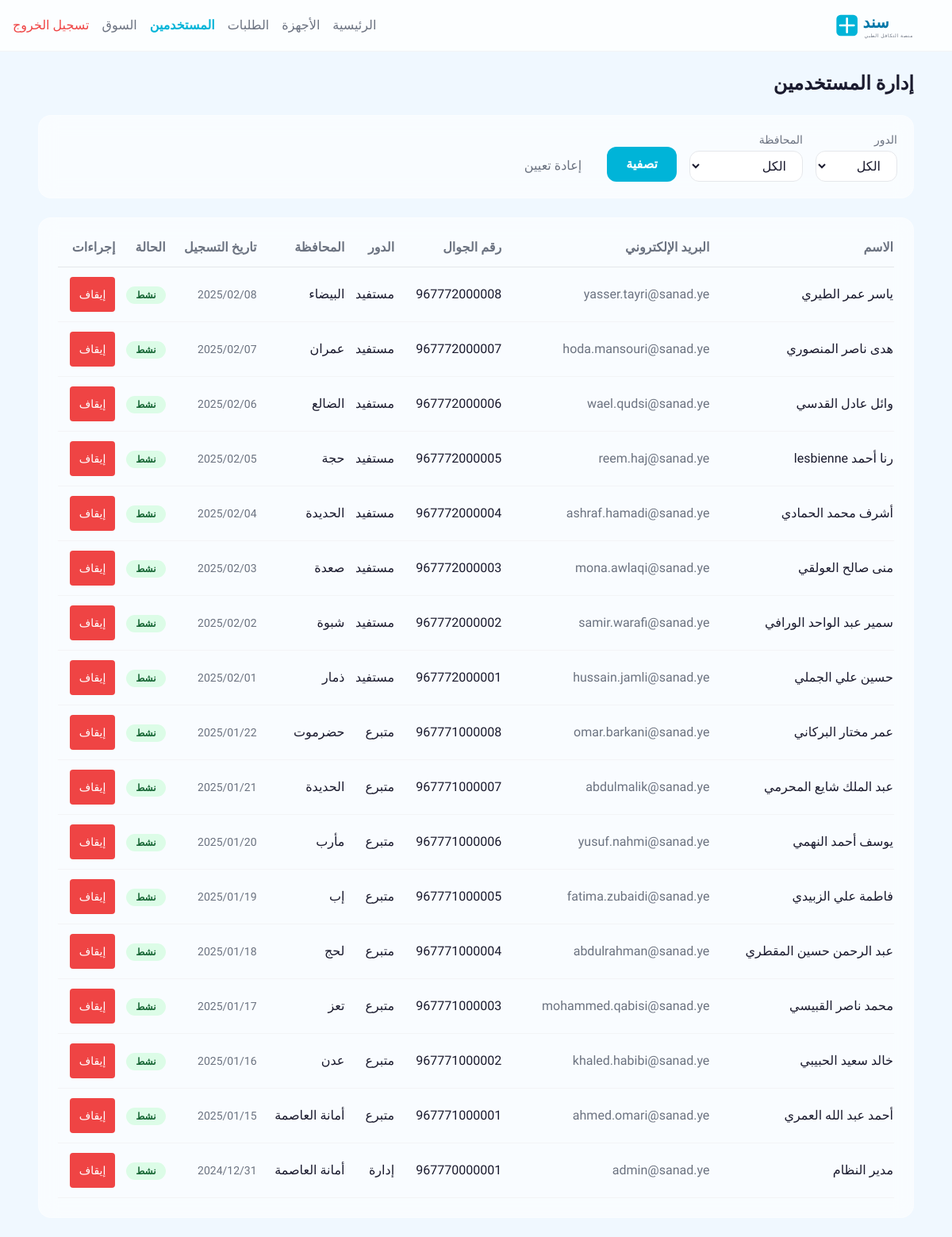
The page /admin/users.php (signed in) on the database its author committed.
### tables this page shows
CREATE TABLE `users` (
  `id` int(10) UNSIGNED NOT NULL,
  `full_name` varchar(100) NOT NULL,
  `phone` varchar(20) NOT NULL,
  `email` varchar(150) NOT NULL,
  `password_hash` varchar(255) NOT NULL,
  `role` enum('beneficiary','donor','admin') NOT NULL DEFAULT 'beneficiary',
  `governorate` varchar(50) NOT NULL,
  `district` varchar(100) NOT NULL,
  `is_active` tinyint(1) NOT NULL DEFAULT 1,
  `created_at` timestamp NOT NULL DEFAULT current_timestamp()
);

### includes/functions.php (called while the page is built, shortened)
<?php
function getYemenGovernorates(): array {
    return [
        'amanat_al_asimah' => 'أمانة العاصمة',
        'aden'             => 'عدن',
        'taiz'             => 'تعز',
        'al_hudaydah'      => 'الحديدة',
        'hadramawt'        => 'حضرموت',
        'dhamar'           => 'ذمار',
        'shabwah'          => 'شبوة',
        'al_mahwit'        => 'المحويت',
        'saada'            => 'صعدة',
        'hajjah'           => 'حجة',
        'ibb'              => 'إب',
        'lahij'            => 'لحج',
        'marib'            => 'مأرب',
        'ad_dali'          => 'الضالع',
        'amran'            => 'عمران',
        'al_bayda'         => 'البيضاء',
        'al_mahrah'        => 'المهرة',
        'raymah'           => 'ريمة',
        'al_jawf'          => 'الجوف',
        'socotra'          => 'سقطرى',
        'abyan'            => 'أبين',
    ];
}

### includes/auth.php (called while the page is built, shortened)
<?php
require_once __DIR__ . '/functions.php';
function isLoggedIn(): bool {
    return isset($_SESSION['user_id']);
}
function getCurrentUser(): ?array {
    global $pdo;
    $stmt = $pdo->prepare("SELECT * FROM users WHERE id = ? AND is_active = 1");
    $stmt->execute([$_SESSION['user_id']]);
    $user = $stmt->fetch();
    return $user ?: null;
}
function requireRole(string $role, string $redirectUrl = 'login.php?error=unauthorized'): void {
    $user = getCurrentUser();
}

### admin/users.php (the view, shortened to what this page needs)
<?php
require_once __DIR__ . '/../includes/db.php';
require_once __DIR__ . '/../includes/functions.php';
require_once __DIR__ . '/../includes/auth.php';
requireRole('admin', '../login.php?error=unauthorized');
$currentUser = getCurrentUser();
$sql = "SELECT * FROM users";
$params = [];
$sql .= " ORDER BY created_at DESC";
$stmt = $pdo->prepare($sql);
$stmt->execute($params);
$users = $stmt->fetchAll();
$governorates = getYemenGovernorates();
$roleLabels = [
    'beneficiary' => 'مستفيد',
    'donor' => 'متبرع',
    'admin' => 'إدارة',
];
?><!DOCTYPE html>
<html dir="rtl" lang="ar">
<head>
  <script src="https://cdn.tailwindcss.com"></script>
  <link rel="stylesheet" href="../assets/css/style.css">
</head>
<body class="font-tajawal bg-bg text-text-dark min-h-screen">
<nav class="sticky top-0 z-50 bg-white/80 backdrop-blur-md border-b border-gray-100">
  <div class="max-w-7xl mx-auto px-4 h-16 flex items-center justify-between">
    <a href="../index.php"><img src="../assets/images/logo.svg" alt="سند" class="h-10"></a>
    <div class="flex gap-4 items-center">
      <a href="index.php" class="text-text-muted hover:text-primary transition">الرئيسية</a>
      <a href="listings.php" class="text-text-muted hover:text-primary transition">الأجهزة</a>
      <a href="requests.php" class="text-text-muted hover:text-primary transition">الطلبات</a>
      <a href="users.php" class="text-primary font-semibold transition">المستخدمين</a>
      <a href="../marketplace.php" class="text-text-muted hover:text-primary transition">السوق</a>
      <a href="../logout.php" class="text-red-500 hover:text-red-700 transition">تسجيل الخروج</a>
    </div>
  </div>
</nav>
<div class="max-w-6xl mx-auto p-6 fade-in">
  <div class="flex items-center justify-between mb-6">
    <h1 class="text-2xl font-bold">إدارة المستخدمين</h1>
  </div>
  <div class="glass rounded-2xl p-5 mb-6">
    <form method="GET" class="flex flex-wrap gap-4 items-end">
      <div>
        <label class="block text-text-muted text-sm mb-1">الدور</label>
        <select name="role" autocomplete="off" class="border border-gray-200 rounded-xl px-4 py-2 bg-white focus:outline-none focus:border-primary">
          <option value="">الكل</option>
        </select>
      </div>
      <div>
        <label class="block text-text-muted text-sm mb-1">المحافظة</label>
        <select name="governorate" autocomplete="off" class="border border-gray-200 rounded-xl px-4 py-2 bg-white focus:outline-none focus:border-primary">
          <option value="">الكل</option>
        </select>
      </div>
      <button type="submit" class="bg-primary hover:bg-primary-dark text-white px-6 py-2 rounded-xl font-semibold transition min-h-[44px]">تصفية</button>
      <a href="users.php" class="text-text-muted hover:text-primary transition px-4 py-2">إعادة تعيين</a>
    </form>
  </div>
  <div class="glass rounded-2xl p-6 overflow-x-auto">
    <?php if (empty($users)): ?>
      <div class="text-center py-12">
        <p class="text-text-muted text-lg">لا يوجد مستخدمين</p>
      </div>
    <?php else: ?>
      <table class="w-full text-right">
        <thead>
          <tr class="border-b border-gray-200">
            <th class="pb-3 font-semibold text-text-muted">الاسم</th>
            <th class="pb-3 font-semibold text-text-muted">البريد الإلكتروني</th>
            <th class="pb-3 font-semibold text-text-muted">رقم الجوال</th>
            <th class="pb-3 font-semibold text-text-muted">الدور</th>
            <th class="pb-3 font-semibold text-text-muted">المحافظة</th>
            <th class="pb-3 font-semibold text-text-muted">تاريخ التسجيل</th>
            <th class="pb-3 font-semibold text-text-muted">الحالة</th>
            <th class="pb-3 font-semibold text-text-muted">إجراءات</th>
          </tr>
        </thead>
        <tbody>
          <?php foreach ($users as $u): ?>
            <tr class="border-b border-gray-100 hover:bg-white/50 transition">
              <td class="py-3 font-medium"><?= htmlspecialchars($u['full_name']) ?></td>
              <td class="py-3 text-text-muted"><?= htmlspecialchars($u['email']) ?></td>
              <td class="py-3"><?= htmlspecialchars($u['phone']) ?></td>
              <td class="py-3"><?= $roleLabels[$u['role']] ?? $u['role'] ?></td>
              <td class="py-3"><?= $governorates[$u['governorate']] ?? $u['governorate'] ?></td>
              <td class="py-3 text-text-muted text-sm"><?= date('Y/m/d', strtotime($u['created_at'])) ?></td>
              <td class="py-3">
                <span class="px-3 py-1 rounded-full text-xs font-semibold <?= $u['is_active'] ? 'bg-green-100 text-green-800' : 'bg-red-100 text-red-800' ?>">
                  <?= $u['is_active'] ? 'نشط' : 'موقوف' ?>
                </span>
              </td>
              <td class="py-3">
                <form method="POST" style="display:inline">
                  <button type="submit" class="<?= $u['is_active'] ? 'bg-red-500' : 'bg-green-500' ?> text-white px-3 py-1 rounded text-sm min-h-[44px]" <?= ($u['id'] == $currentUser['id']) ? 'disabled' : '' ?>><?= $u['is_active'] ? 'إيقاف' : 'تفعيل' ?></button>
                </form>
              </td>
            </tr>
          <?php endforeach; ?>
        </tbody>
      </table>
    <?php endif; ?>
  </div>
</div>
</body>
</html>

### assets/css/style.css (style rules this page uses)
:root { --tw-color-primary: #00B4D8; --tw-color-primary-dark: #0077A8; --tw-color-secondary: #90E0EF; --tw-color-accent: #CAF0F8; --tw-color-bg: #F0F8FF; --tw-color-text-dark: #1A1A2E; --tw-color-text-muted: #6B7280; }
body { font-family: 'Tajawal', sans-serif; direction: rtl; text-align: right; }
.glass { background: rgba(255, 255, 255, 0.6); backdrop-filter: blur(12px); -webkit-backdrop-filter: blur(12px); border: 1px solid rgba(255, 255, 255, 0.3); }
.fade-in { animation: fadeIn 0.4s ease-in; }
a, button { transition: color 0.2s ease, background-color 0.2s ease, box-shadow 0.2s ease, transform 0.2s ease; }
input, select, textarea { font-size: 16px; }

### rows shown on the page
users: full_name "ياسر عمر الطيري", email "yasser.tayri@sanad.ye", phone "967772000008", role "مستفيد", governorate "البيضاء", created_at "2025/02/08", is_active "نشط"
users: full_name "هدى ناصر المنصوري", email "hoda.mansouri@sanad.ye", phone "967772000007", role "مستفيد", governorate "عمران", created_at "2025/02/07", is_active "نشط"
users: full_name "وائل عادل القدسي", email "wael.qudsi@sanad.ye", phone "967772000006", role "مستفيد", governorate "الضالع", created_at "2025/02/06", is_active "نشط"
users: full_name "رنا أحمد lesbienne", email "reem.haj@sanad.ye", phone "967772000005", role "مستفيد", governorate "حجة", created_at "2025/02/05", is_active "نشط"
users: full_name "أشرف محمد الحمادي", email "ashraf.hamadi@sanad.ye", phone "967772000004", role "مستفيد", governorate "الحديدة", created_at "2025/02/04", is_active "نشط"
users: full_name "منى صالح العولقي", email "mona.awlaqi@sanad.ye", phone "967772000003", role "مستفيد", governorate "صعدة", created_at "2025/02/03", is_active "نشط"
users: full_name "سمير عبد الواحد الورافي", email "samir.warafi@sanad.ye", phone "967772000002", role "مستفيد", governorate "شبوة", created_at "2025/02/02", is_active "نشط"
users: full_name "حسين علي الجملي", email "hussain.jamli@sanad.ye", phone "967772000001", role "مستفيد", governorate "ذمار", created_at "2025/02/01", is_active "نشط"
users: full_name "عمر مختار البركاني", email "omar.barkani@sanad.ye", phone "967771000008", role "متبرع", governorate "حضرموت", created_at "2025/01/22", is_active "نشط"
users: full_name "عبد الملك شايع المحرمي", email "abdulmalik@sanad.ye", phone "967771000007", role "متبرع", governorate "الحديدة", created_at "2025/01/21", is_active "نشط"
users: full_name "يوسف أحمد النهمي", email "yusuf.nahmi@sanad.ye", phone "967771000006", role "متبرع", governorate "مأرب", created_at "2025/01/20", is_active "نشط"
users: full_name "فاطمة علي الزبيدي", email "fatima.zubaidi@sanad.ye", phone "967771000005", role "متبرع", governorate "إب", created_at "2025/01/19", is_active "نشط"
users: full_name "عبد الرحمن حسين المقطري", email "abdulrahman@sanad.ye", phone "967771000004", role "متبرع", governorate "لحج", created_at "2025/01/18", is_active "نشط"
users: full_name "محمد ناصر القبيسي", email "mohammed.qabisi@sanad.ye", phone "967771000003", role "متبرع", governorate "تعز", created_at "2025/01/17", is_active "نشط"
users: full_name "خالد سعيد الحبيبي", email "khaled.habibi@sanad.ye", phone "967771000002", role "متبرع", governorate "عدن", created_at "2025/01/16", is_active "نشط"
users: full_name "أحمد عبد الله العمري", email "ahmed.omari@sanad.ye", phone "967771000001", role "متبرع", governorate "أمانة العاصمة", created_at "2025/01/15", is_active "نشط"
users: full_name "مدير النظام", email "admin@sanad.ye", phone "967770000001", role "إدارة", governorate "أمانة العاصمة", created_at "2024/12/31", is_active "نشط"
